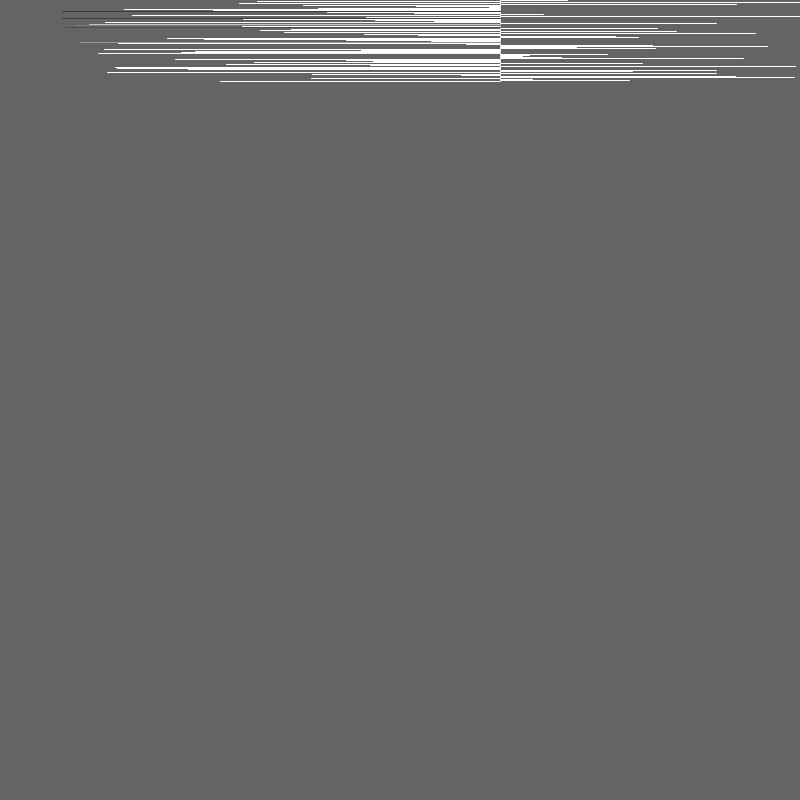
Frame 1 (no input)
Frame 60 (the mouse pressed at the canvas centre just before this capture): identical to frame 1, image omitted
Frame 120 (the mouse held since frame 60 and released just before this capture): identical to frame 1, image omitted

The Processing sketch that drew this single still picture (run headless with seeded random() and noise(); from frame 60 on, the mouse is pressed at the canvas centre):

// Processing sketch: processing_112911
// ── processing_112911.pde


String [] poem = new String[17]; // input text
String [] words = new String[1]; // empty 0 len array for words

void setup() {
  size(800, 800);
  background(100);
  noStroke();
  fill(102);
 
  poem[0]="the cold metal bites my fingertips ";
  poem[1]="their teeth are a keystone in parched archways";
  poem[2]="convoluted adolescence stamped by black boot machinery";
  poem[3]="illusion hologram artificial reality";
  poem[4]="3-d fog surrounds humanity unwavering";
  poem[5]="we cannot see";
  poem[6]="we wander blinded by greed";
  poem[7]="seeking delusions of grandeur in tucked away places";
  poem[8]="finding warmth in cotton beds and other galaxies";
  poem[9]="her planetary alignment begs my brain to supernova";
  poem[10]="im stuck trying to make out the shapes from far away";
  poem[11]="cutting my eyes out of their sockets to screw microscopes over black holes";
  poem[12]="the technology never gave me glimpses into souls";
  poem[13]="her voice was easier to make out, I could pick up telekenetic radio waves";
  poem[14]="but over the distance they travelled they changed";
  poem[15]="scrambled by light years of lonely stirrings";
  poem[16]="shot into oblivion frequencies";


  // iterate over data by line
  for (int i=0;i<poem.length;i++)
  {
    // extract words by splitting at any punctuation or space
    // combine results as string arrays concatenating results with prior results
    words = (String[])concat(words, splitTokens(poem[i++], "a z .,()-"));
  }
  for (int i = 0; i < words.length; i++) {
    float r = random(800);
    stroke(r*5);
    line(500, i, 50+r, i);
  }
  println(words);
}

void draw() {
}
